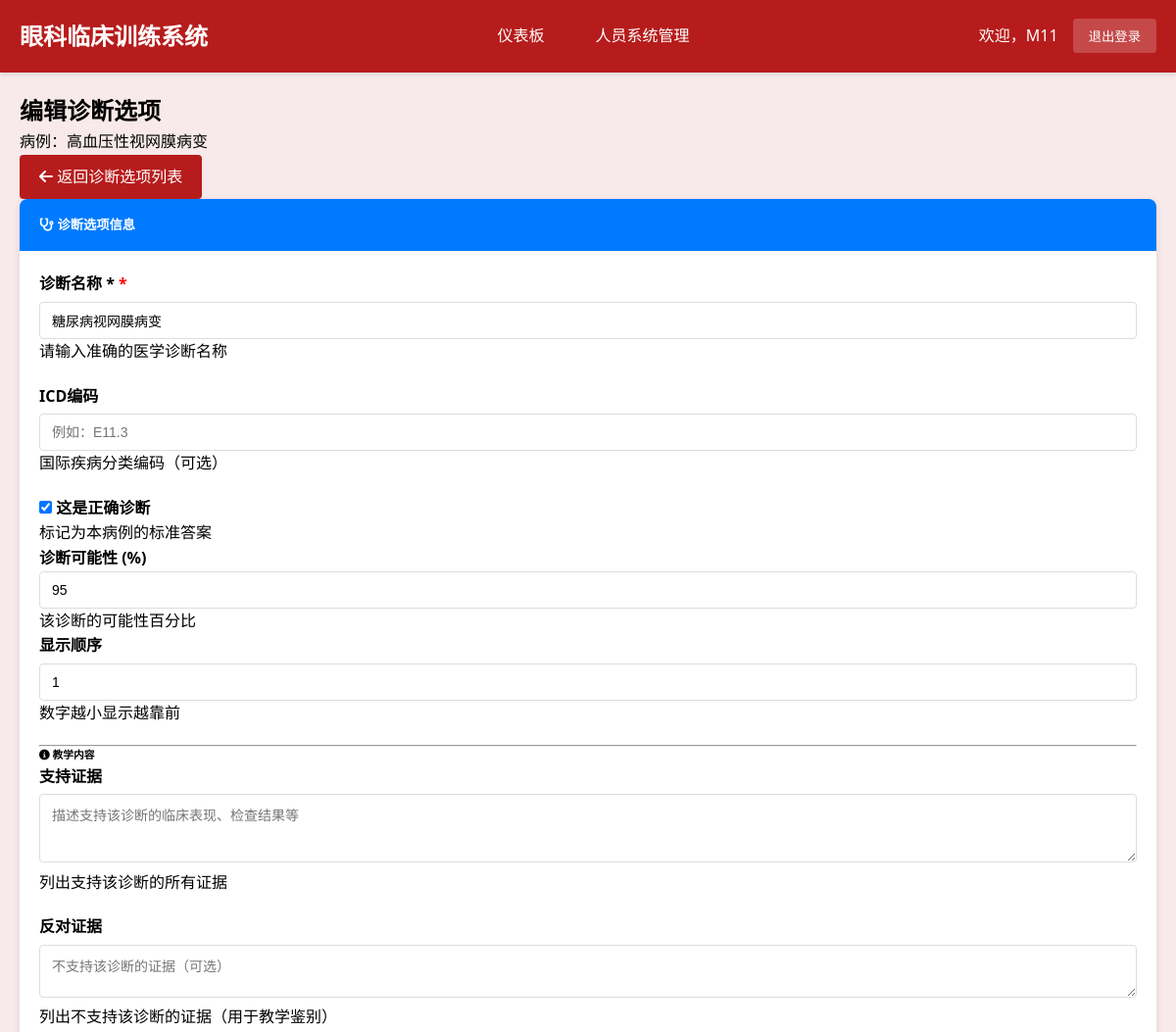
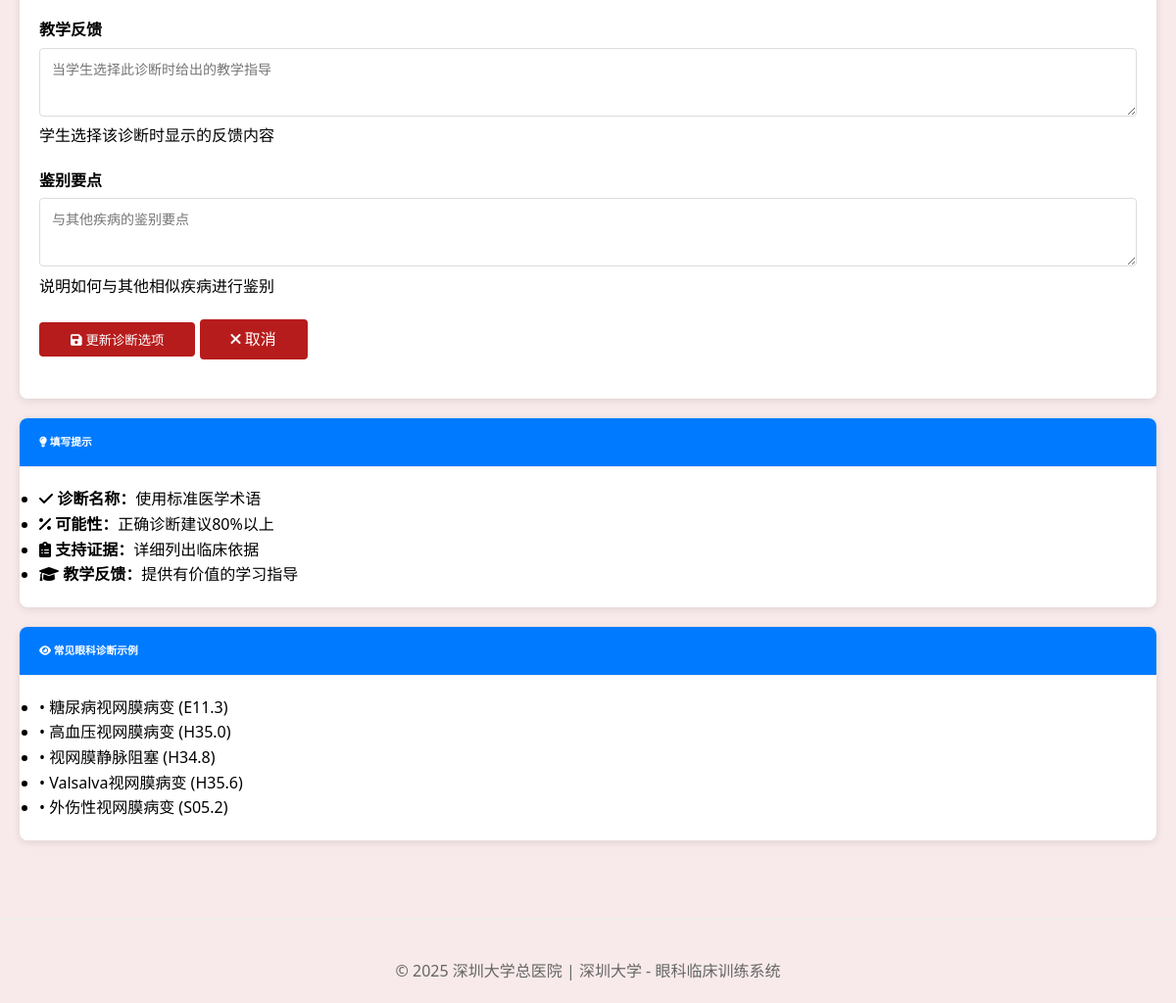
Screenshot of /teacher/diagnosis/11/edit/ (signed in) with the database file from the repository (2 pictures, top to bottom).
### cases/models.py (models this page shows, shortened)
class ClinicalCase(models.Model):
    title = models.CharField(max_length=200, verbose_name="案例标题")
    case_id = models.CharField(max_length=50, unique=True, verbose_name="案例编号")
    patient_age = models.IntegerField(verbose_name="患者年龄")
    patient_gender = models.CharField(max_length=10, choices=[('M', '男'), ('F', '女')], verbose_name="患者性别")
    chief_complaint = models.TextField(verbose_name="主诉")
    present_illness = models.TextField(verbose_name="现病史")
    past_history = models.TextField(blank=True, verbose_name="既往史")
    family_history = models.TextField(blank=True, verbose_name="家族史")
    learning_objectives = models.JSONField(verbose_name="学习目标", help_text="JSON格式存储多个学习目标")
    difficulty_level = models.CharField(
        max_length=20,
        choices=[('beginner', '初级'), ('intermediate', '中级'), ('advanced', '高级')],
        default='intermediate',
        verbose_name="难度等级"
    )
    is_active = models.BooleanField(default=True, verbose_name="是否启用")
    created_by = models.ForeignKey(User, on_delete=models.CASCADE, verbose_name="创建者")
    created_at = models.DateTimeField(auto_now_add=True, verbose_name="创建时间")
    updated_at = models.DateTimeField(auto_now=True, verbose_name="更新时间")
    case_images = models.JSONField(blank=True, null=True, verbose_name="案例图片", help_text="存储图片路径的JSON数组")
    class Meta:
        verbose_name = "临床案例"
        verbose_name_plural = "临床案例"
        ordering = ['-created_at']

class DiagnosisOption(models.Model):
    clinical_case = models.ForeignKey(ClinicalCase, on_delete=models.CASCADE, related_name='diagnosis_options', verbose_name="关联案例")
    diagnosis_name = models.CharField(max_length=200, verbose_name="诊断名称")
    diagnosis_code = models.CharField(max_length=50, blank=True, verbose_name="诊断编码(ICD-10)")
    is_correct_diagnosis = models.BooleanField(default=False, verbose_name="是否正确诊断")
    is_differential = models.BooleanField(default=True, verbose_name="是否鉴别诊断")
    is_required = models.BooleanField(default=False, verbose_name="是否必选诊断",
                                    help_text="必选诊断必须被选中才算完全正确")
    is_recommended = models.BooleanField(default=False, verbose_name="是否推荐诊断",
                                       help_text="推荐但非必需的诊断选项")
    diagnostic_difficulty = models.IntegerField(
        choices=[(1, '容易识别'), (2, '中等难度'), (3, '困难识别')],
        default=2,
        verbose_name="识别难度"
    )
    interference_level = models.IntegerField(
        choices=[(1, '低干扰'), (2, '中干扰'), (3, '高干扰')],
        default=2,
        verbose_name="干扰程度",
        help_text="作为错误选项时的干扰强度"
    )
    supporting_evidence = models.TextField(verbose_name="支持依据")
    contradicting_evidence = models.TextField(blank=True, verbose_name="反对依据")
    typical_symptoms = models.JSONField(verbose_name="典型症状", help_text="JSON格式存储症状列表")
    typical_signs = models.JSONField(verbose_name="典型体征", help_text="JSON格式存储体征列表")
    correct_feedback = models.TextField(verbose_name="选择正确时的反馈")
    incorrect_feedback = models.TextField(verbose_name="选择错误时的反馈")
    hint_level_1 = models.TextField(blank=True, verbose_name="轻度提示", help_text="第一次错误时给出的轻度提示")
    hint_level_2 = models.TextField(blank=True, verbose_name="中度提示", help_text="第二次错误时给出的中度提示")
    hint_level_3 = models.TextField(blank=True, verbose_name="强提示", help_text="第三次错误时给出的强提示")
    probability_score = models.FloatField(
        default=0.0,
        validators=[MinValueValidator(0.0), MaxValueValidator(1.0)],
        verbose_name="诊断概率分数"
    )
    display_order = models.IntegerField(default=0, verbose_name="显示顺序")
    class Meta:
        verbose_name = "诊断选项"
        verbose_name_plural = "诊断选项"
        ordering = ['display_order', '-probability_score']

### cases/views.py (the view, shortened to what this page needs)
# urls.py: path('teacher/diagnosis/<int:diagnosis_id>/edit/', views.teacher_diagnosis_edit, name='teacher_diagnosis_edit'),
@login_required
@user_passes_test(is_teacher, login_url='login')
def teacher_diagnosis_edit(request, diagnosis_id):
    diagnosis = get_object_or_404(DiagnosisOption, id=diagnosis_id)
    context = {
        'diagnosis': diagnosis,
        'case': diagnosis.clinical_case,
        'is_edit': True,
    }
    return render(request, 'teacher/diagnosis_form.html', context)

### cases/templates/teacher/diagnosis_form.html (shortened to what this page needs)
{% extends 'base.html' %}
{% block content %}
<div class="container-fluid">
    <div class="row">
        <div class="col-12">
            <div class="d-flex justify-content-between align-items-center mb-3">
                <div>
                    <h2>{% if is_edit %}编辑诊断选项{% else %}创建诊断选项{% endif %}</h2>
                    <p class="text-muted mb-0">病例：{{ case.title }}</p>
                </div>
                <a href="{% url 'teacher_diagnosis_options' case.case_id %}" class="btn btn-secondary">
                    <i class="fas fa-arrow-left"></i> 返回诊断选项列表
                </a>
            </div>
            <div class="card">
                <div class="card-header">
                    <h5 class="mb-0">
                        <i class="fas fa-stethoscope"></i> 诊断选项信息
                    </h5>
                </div>
                <div class="card-body">
                    <form method="post">
                        <div class="row">
                            <div class="col-md-8">
                                <div class="form-group mb-3">
                                    <label for="diagnosis_name" class="form-label required">诊断名称 *</label>
                                    <input type="text" class="form-control" id="diagnosis_name" name="diagnosis_name"
                                           value="{% if diagnosis %}{{ diagnosis.diagnosis_name }}{% endif %}"
                                           required maxlength="200"
                                           placeholder="例如：糖尿病视网膜病变">
                                    <div class="form-text">请输入准确的医学诊断名称</div>
                                </div>
                                <div class="form-group mb-3">
                                    <label for="icd_code" class="form-label">ICD编码</label>
                                    <input type="text" class="form-control" id="icd_code" name="icd_code"
                                           value="{% if diagnosis %}{{ diagnosis.diagnosis_code }}{% endif %}"
                                           maxlength="20"
                                           placeholder="例如：E11.3">
                                    <div class="form-text">国际疾病分类编码（可选）</div>
                                </div>
                                <div class="row mb-3">
                                    <div class="col-md-6">
                                        <div class="form-check">
                                            <input type="checkbox" class="form-check-input" id="is_correct" name="is_correct"
                                                   {% if diagnosis.is_correct_diagnosis %}checked{% endif %}>
                                            <label for="is_correct" class="form-check-label">
                                                <strong>这是正确诊断</strong>
                                            </label>
                                            <div class="form-text">标记为本病例的标准答案</div>
                                        </div>
                                    </div>
                                    <div class="col-md-6">
                                        <label for="probability" class="form-label">诊断可能性 (%)</label>
                                        <input type="number" class="form-control" id="probability" name="probability"
                                               value="{% if diagnosis %}{% widthratio diagnosis.probability_score 1 100 %}{% else %}50{% endif %}"
                                               min="0" max="100" step="5"
                                               placeholder="50">
                                        <div class="form-text">该诊断的可能性百分比</div>
                                    </div>
                                </div>
                            </div>
                            <div class="col-md-4">
                                <div class="form-group mb-3">
                                    <label for="order" class="form-label">显示顺序</label>
                                    <input type="number" class="form-control" id="order" name="order"
                                           value="{% if diagnosis %}{{ diagnosis.display_order }}{% else %}0{% endif %}"
                                           min="0" step="1">
                                    <div class="form-text">数字越小显示越靠前</div>
                                </div>
                            </div>
                        </div>
                        <hr class="my-4">
                        <h6 class="mb-3">
                            <i class="fas fa-info-circle"></i> 教学内容
                        </h6>
                        <div class="form-group mb-3">
                            <label for="supporting_evidence" class="form-label">支持证据</label>
                            <textarea class="form-control" id="supporting_evidence" name="supporting_evidence"
                                      rows="3" placeholder="描述支持该诊断的临床表现、检查结果等">{% if diagnosis %}{{ diagnosis.supporting_evidence }}{% endif %}</textarea>
                            <div class="form-text">列出支持该诊断的所有证据</div>
                        </div>
                        <div class="form-group mb-3">
                            <label for="contradicting_evidence" class="form-label">反对证据</label>
                            <textarea class="form-control" id="contradicting_evidence" name="contradicting_evidence"
                                      rows="2" placeholder="不支持该诊断的证据（可选）">{% if diagnosis %}{{ diagnosis.contradicting_evidence }}{% endif %}</textarea>
                            <div class="form-text">列出不支持该诊断的证据（用于教学鉴别）</div>
                        </div>
                        <div class="form-group mb-3">
                            <label for="educational_feedback" class="form-label">教学反馈</label>
                            <textarea class="form-control" id="educational_feedback" name="educational_feedback"
                                      rows="3" placeholder="当学生选择此诊断时给出的教学指导">{% if diagnosis %}{{ diagnosis.educational_feedback }}{% endif %}</textarea>
                            <div class="form-text">学生选择该诊断时显示的反馈内容</div>
                        </div>
                        <div class="form-group mb-4">
                            <label for="differential_points" class="form-label">鉴别要点</label>
                            <textarea class="form-control" id="differential_points" name="differential_points"
                                      rows="3" placeholder="与其他疾病的鉴别要点">{% if diagnosis %}{{ diagnosis.differential_points }}{% endif %}</textarea>
                            <div class="form-text">说明如何与其他相似疾病进行鉴别</div>
                        </div>
                        <div class="form-group text-center">
                            {% if is_edit %}
                            <button type="submit" class="btn btn-primary btn-lg">
                                <i class="fas fa-save"></i> 更新诊断选项
                            </button>
                            {% else %}
                            <button type="submit" class="btn btn-primary btn-lg">
                                <i class="fas fa-save"></i> 创建诊断选项
                            </button>
                            {% endif %}
                            <a href="{% url 'teacher_diagnosis_options' case.case_id %}" class="btn btn-outline-secondary btn-lg ms-3">
                                <i class="fas fa-times"></i> 取消
                            </a>
                        </div>
                    </form>
                </div>
            </div>
            <div class="row mt-4">
                <div class="col-md-6">
                    <div class="card">
                        <div class="card-header">
                            <h6 class="mb-0">
                                <i class="fas fa-lightbulb"></i> 填写提示
                            </h6>
                        </div>
                        <div class="card-body">
                            <ul class="list-unstyled mb-0">
                                <li class="mb-2">
                                    <i class="fas fa-check text-success me-2"></i>
                                    <strong>诊断名称：</strong>使用标准医学术语
                                </li>
                                <li class="mb-2">
                                    <i class="fas fa-percentage text-info me-2"></i>
                                    <strong>可能性：</strong>正确诊断建议80%以上
                                </li>
                                <li class="mb-2">
                                    <i class="fas fa-clipboard-list text-warning me-2"></i>
                                    <strong>支持证据：</strong>详细列出临床依据
                                </li>
                                <li>
                                    <i class="fas fa-graduation-cap text-secondary me-2"></i>
                                    <strong>教学反馈：</strong>提供有价值的学习指导
                                </li>
                            </ul>
                        </div>
                    </div>
                </div>
                <div class="col-md-6">
                    <div class="card">
                        <div class="card-header">
                            <h6 class="mb-0">
                                <i class="fas fa-eye"></i> 常见眼科诊断示例
                            </h6>
                        </div>
                        <div class="card-body">
                            <ul class="list-unstyled mb-0">
                                <li class="mb-2">• 糖尿病视网膜病变 (E11.3)</li>
                                <li class="mb-2">• 高血压视网膜病变 (H35.0)</li>
                                <li class="mb-2">• 视网膜静脉阻塞 (H34.8)</li>
                                <li class="mb-2">• Valsalva视网膜病变 (H35.6)</li>
                                <li>• 外伤性视网膜病变 (S05.2)</li>
                            </ul>
                        </div>
                    </div>
                </div>
            </div>
        </div>
    </div>
</div>
{% endblock %}

### cases/templates/base.html (shortened to what this page needs)
{% load static %}
<!DOCTYPE html>
<html lang="zh-cn">
<head>
    <link rel="stylesheet" href="https://cdnjs.cloudflare.com/ajax/libs/font-awesome/6.0.0/css/all.min.css">
</head>
<body>
    <header class="header">
        <div class="nav-container">
            <div class="logo">眼科临床训练系统</div>
            {% if user.is_authenticated %}
            <nav class="nav-links">
                {% if user.groups.all.0.name == 'Teachers' or user.is_superuser %}
                    <a href="{% url 'teacher_dashboard' %}">仪表板</a>
                    <a href="{% url 'system_management' %}">人员系统管理</a>
                {% else %}
                    <a href="{% url 'student_dashboard' %}">我的学习</a>
                    <a href="{% url 'clinical_case_list' %}">临床推理学习</a>
                    <a href="{% url 'student_learning_notes' %}">学习笔记</a>
                {% endif %}
            </nav>
            <div class="user-info">
                <span>欢迎，{{ user.get_full_name|default:user.username }}</span>
                <form method="post" action="{% url 'logout' %}" style="display: inline;">
                    <button type="submit" class="logout-btn">退出登录</button>
                </form>
            </div>
            {% endif %}
        </div>
    </header>
    <main class="container">
        {% block content %}{% endblock %}
    </main>
    <footer class="footer">
        <p>&copy; 2025 深圳大学总医院 | 深圳大学 - 眼科临床训练系统</p>
    </footer>
</body>
</html>

### rows the page displays
ClinicalCase: title "高血压性视网膜病变"
DiagnosisOption: diagnosis_name "糖尿病视网膜病变", is_correct_diagnosis "☑", probability "95", order "1"

### other values shown
{{ user.get_full_name|default:user.username }} "M11"
